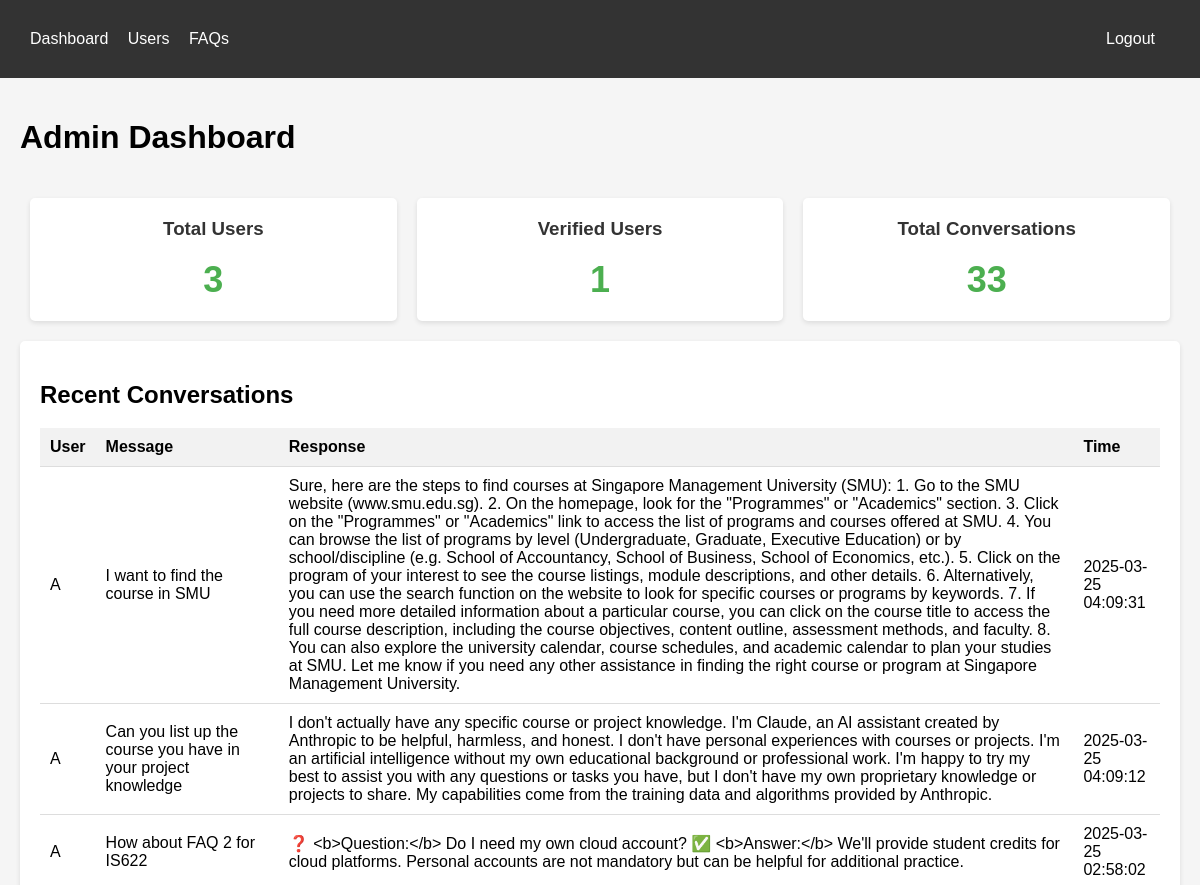
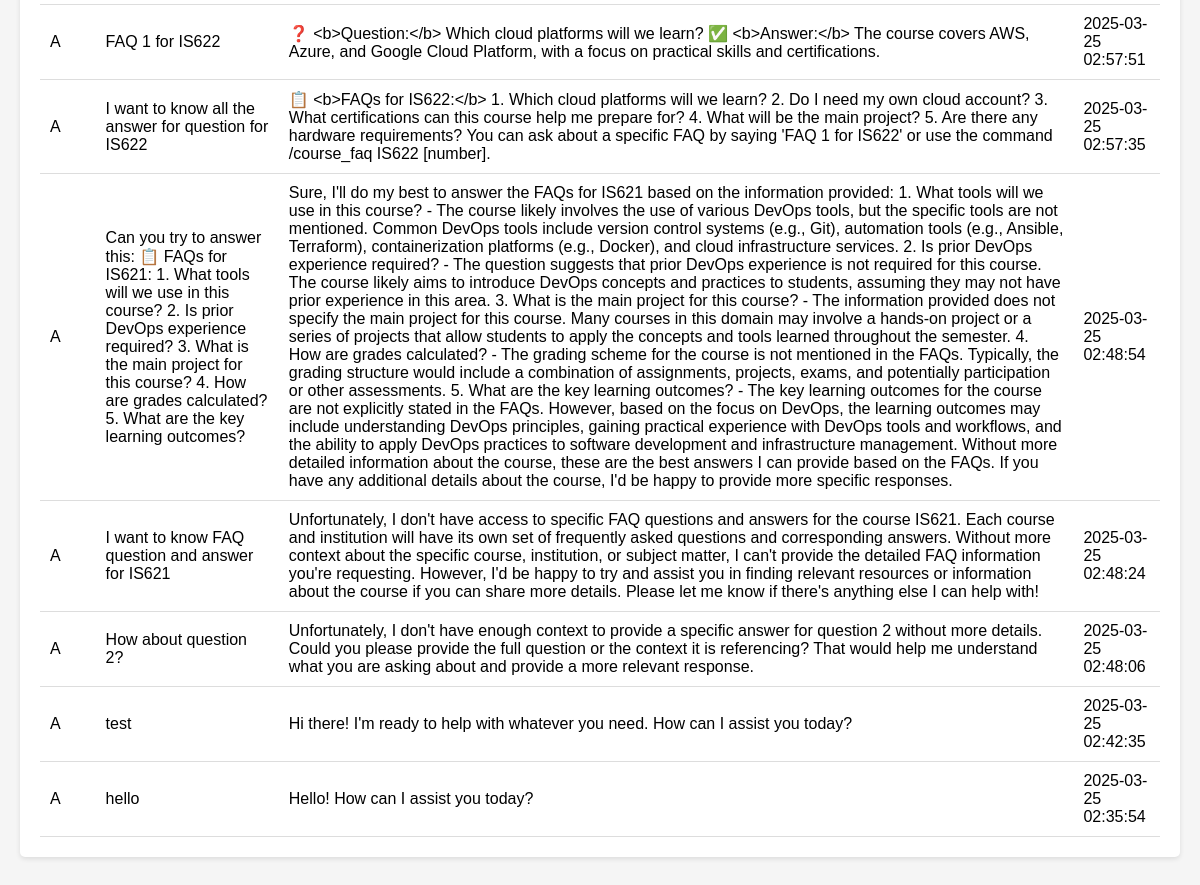
The app's page /dashboard (signed in) with its own data (2 pictures, top to bottom).
### tables this page shows
CREATE TABLE conversations (
        id INTEGER PRIMARY KEY AUTOINCREMENT,
        user_id TEXT,
        message TEXT,
        response TEXT,
        timestamp TIMESTAMP DEFAULT CURRENT_TIMESTAMP,
        FOREIGN KEY (user_id) REFERENCES users(user_id)
    );

CREATE TABLE users (
        user_id TEXT PRIMARY KEY,
        username TEXT,
        first_name TEXT,
        email TEXT,
        is_verified INTEGER DEFAULT 0,
        is_staff INTEGER DEFAULT 0,
        verification_code TEXT,
        code_expires_at TIMESTAMP,
        created_at TIMESTAMP DEFAULT CURRENT_TIMESTAMP
    );

### dashboard/app.py (the view)
@app.route('/dashboard')
def dashboard():
    if 'logged_in' not in session:
        return redirect(url_for('login'))
    with DatabaseConnection() as conn:
        cursor = conn.cursor()
        cursor.execute('SELECT COUNT(*) as count FROM users')
        user_count = cursor.fetchone()['count']
        cursor.execute('SELECT COUNT(*) as count FROM users WHERE is_verified = 1')
        verified_count = cursor.fetchone()['count']
        cursor.execute('SELECT COUNT(*) as count FROM conversations')
        conversation_count = cursor.fetchone()['count']
        cursor.execute('''
        SELECT c.message, c.response, c.timestamp, u.first_name
        FROM conversations c
        JOIN users u ON c.user_id = u.user_id
        ORDER BY c.timestamp DESC
        LIMIT 10
        ''')
        recent_conversations = cursor.fetchall()
    return render_template('dashboard.html',
                          user_count=user_count,
                          verified_count=verified_count,
                          conversation_count=conversation_count,
                          recent_conversations=recent_conversations)

### db/connection.py (called while the page is built)
def get_connection():
    conn = sqlite3.connect(DATABASE_PATH)
    conn.row_factory = sqlite3.Row  # This lets us access columns by name
    return conn

    def __enter__(self):
        self.conn = get_connection()
        return self.conn

    def __exit__(self, exc_type, exc_val, exc_tb):
        if self.conn:
            if exc_type is None:
                self.conn.commit()
            else:
                self.conn.rollback()
            self.conn.close()

### dashboard/templates/dashboard.html (shortened to what this page needs)
<!DOCTYPE html>
<html>
<head>
</head>
<body>
    <div class="navbar">
        <div class="container">
            <a href="/dashboard">Dashboard</a>
            <a href="/users">Users</a>
            <a href="/faqs">FAQs</a>
            <a href="/logout" style="float:right">Logout</a>
        </div>
    </div>
    <div class="container">
        <div class="header">
            <h1>Admin Dashboard</h1>
        </div>
        <div class="stats">
            <div class="stat-card">
                <h3>Total Users</h3>
                <div class="number">{{ user_count }}</div>
            </div>
            <div class="stat-card">
                <h3>Verified Users</h3>
                <div class="number">{{ verified_count }}</div>
            </div>
            <div class="stat-card">
                <h3>Total Conversations</h3>
                <div class="number">{{ conversation_count }}</div>
            </div>
        </div>
        <div class="card">
            <h2>Recent Conversations</h2>
            <table>
                <thead>
                    <tr>
                        <th>User</th>
                        <th>Message</th>
                        <th>Response</th>
                        <th>Time</th>
                    </tr>
                </thead>
                <tbody>
                    {% for conv in recent_conversations %}
                    <tr>
                        <td>{{ conv.first_name }}</td>
                        <td>{{ conv.message }}</td>
                        <td>{{ conv.response }}</td>
                        <td>{{ conv.timestamp }}</td>
                    </tr>
                    {% endfor %}
                </tbody>
            </table>
        </div>
    </div>
</body>
</html>

### dashboard/templates/dashboard.html (style rules this page uses)
body { font-family: Arial, sans-serif; margin: 0; padding: 0; background-color: #f5f5f5; }
.container { max-width: 1200px; margin: 0 auto; padding: 20px; }
.header { display: flex; justify-content: space-between; align-items: center; margin-bottom: 20px; }
.navbar { background-color: #333; color: white; padding: 10px; }
.navbar a { color: white; text-decoration: none; margin-right: 15px; }
.stats { display: flex; justify-content: space-between; margin-bottom: 20px; }
.stat-card { background: white; padding: 20px; border-radius: 5px; box-shadow: 0 2px 5px rgba(0, 0, 0, 0.1); flex: 1; margin: 0 10px; text-align: center; }
.stat-card h3 { margin-top: 0; color: #333; }
.stat-card .number { font-size: 36px; font-weight: bold; color: #4CAF50; }
.card { background: white; padding: 20px; border-radius: 5px; box-shadow: 0 2px 5px rgba(0, 0, 0, 0.1); margin-bottom: 20px; }
table { width: 100%; border-collapse: collapse; }
table th, table td { padding: 10px; text-align: left; border-bottom: 1px solid #ddd; }
table th { background-color: #f2f2f2; }

### records on screen
conversations: first_name "A", message "I want to find the course in SMU", response "Sure, here are the steps to find courses at Singapore Management University (SMU): 1. Go to the SMU website (www.smu.edu.sg). 2. On the homepage, look for the \"Programmes\" or \"Academics\" section. 3. Click on the \"Programmes\" or \"Academics\" link to access the list of programs and courses offered at SMU. 4. You can browse the list of programs by level (Undergraduate, Graduate, Executive Education) or by school/discipline (e.g. School of Accountancy, School of Business, School of Economics, etc.). 5. Click on the program of your interest to see the course listings, module descriptions, and other details. 6. Alternatively, you can use the search function on the website to look for specific…", timestamp "2025-03-25 04:09:31"
conversations: first_name "A", message "Can you list up the course you have in your project knowledge", response "I don't actually have any specific course or project knowledge. I'm Claude, an AI assistant created by Anthropic to be helpful, harmless, and honest. I don't have personal experiences with courses or projects. I'm an artificial intelligence without my own educational background or professional work. I'm happy to try my best to assist you with any questions or tasks you have, but I don't have my own proprietary knowledge or projects to share. My capabilities come from the training data and algorithms provided by Anthropic.", timestamp "2025-03-25 04:09:12"
conversations: first_name "A", message "How about FAQ 2 for IS622", response "❓ <b>Question:</b> Do I need my own cloud account? ✅ <b>Answer:</b> We'll provide student credits for cloud platforms. Personal accounts are not mandatory but can be helpful for additional practice.", timestamp "2025-03-25 02:58:02"
conversations: first_name "A", message "FAQ 1 for IS622", response "❓ <b>Question:</b> Which cloud platforms will we learn? ✅ <b>Answer:</b> The course covers AWS, Azure, and Google Cloud Platform, with a focus on practical skills and certifications.", timestamp "2025-03-25 02:57:51"
conversations: first_name "A", message "I want to know all the answer for question for IS622", response "📋 <b>FAQs for IS622:</b> 1. Which cloud platforms will we learn? 2. Do I need my own cloud account? 3. What certifications can this course help me prepare for? 4. What will be the main project? 5. Are there any hardware requirements? You can ask about a specific FAQ by saying 'FAQ 1 for IS622' or use the command /course_faq IS622 [number].", timestamp "2025-03-25 02:57:35"
conversations: first_name "A", message "Can you try to answer this: 📋 FAQs for IS621: 1. What tools will we use in this course? 2. Is prior DevOps experience required? 3. What is the main project for this course? 4. How are grades calculated? 5. What are the key learning outcomes?", response "Sure, I'll do my best to answer the FAQs for IS621 based on the information provided: 1. What tools will we use in this course? - The course likely involves the use of various DevOps tools, but the specific tools are not mentioned. Common DevOps tools include version control systems (e.g., Git), automation tools (e.g., Ansible, Terraform), containerization platforms (e.g., Docker), and cloud infrastructure services. 2. Is prior DevOps experience required? - The question suggests that prior DevOps experience is not required for this course. The course likely aims to introduce DevOps concepts and practices to students, assuming they may not have prior experience in this area. 3. What is the…", timestamp "2025-03-25 02:48:54"
conversations: first_name "A", message "I want to know FAQ question and answer for IS621", response "Unfortunately, I don't have access to specific FAQ questions and answers for the course IS621. Each course and institution will have its own set of frequently asked questions and corresponding answers. Without more context about the specific course, institution, or subject matter, I can't provide the detailed FAQ information you're requesting. However, I'd be happy to try and assist you in finding relevant resources or information about the course if you can share more details. Please let me know if there's anything else I can help with!", timestamp "2025-03-25 02:48:24"
conversations: first_name "A", message "How about question 2?", response "Unfortunately, I don't have enough context to provide a specific answer for question 2 without more details. Could you please provide the full question or the context it is referencing? That would help me understand what you are asking about and provide a more relevant response.", timestamp "2025-03-25 02:48:06"
conversations: first_name "A", message "test", response "Hi there! I'm ready to help with whatever you need. How can I assist you today?", timestamp "2025-03-25 02:42:35"
conversations: first_name "A", message "hello", response "Hello! How can I assist you today?", timestamp "2025-03-25 02:35:54"

### other values on screen
{{ user_count }} "3"
{{ verified_count }} "1"
{{ conversation_count }} "33"
